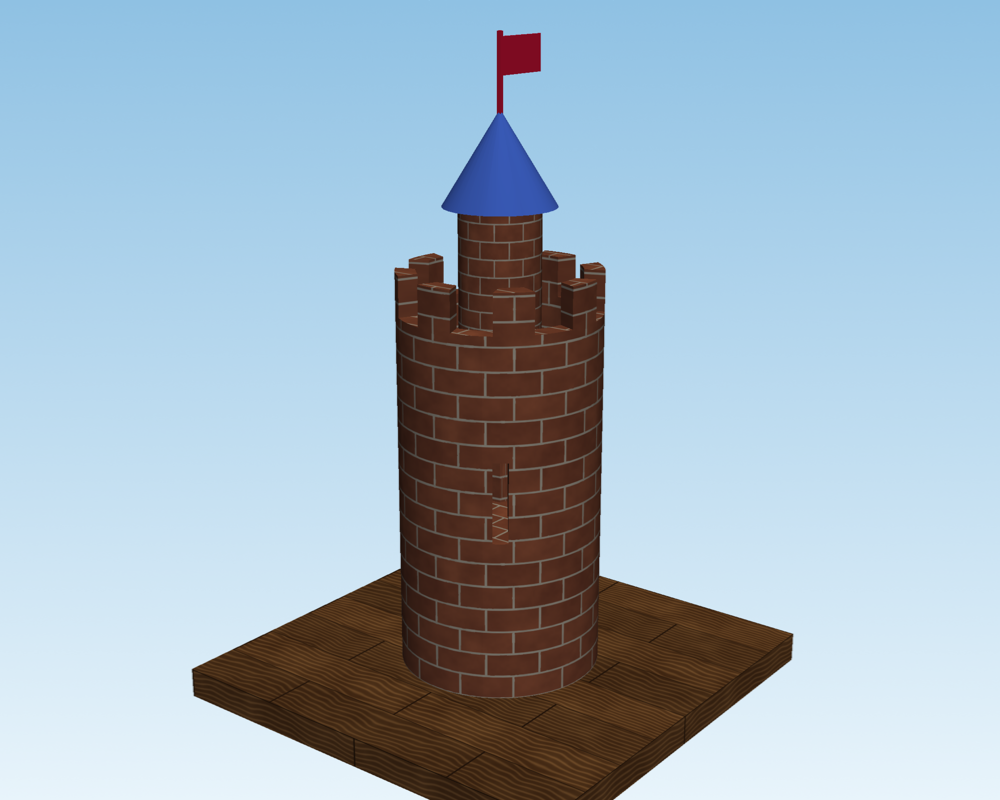

Recreate this plot in Python.
"""A castle tower textured with PNG images (bricks and wood planks).

Booleans in a loop carve the battlements and arrow slits; `Scene.add`
wraps each part in an image file from `textures/`.
"""

from pathlib import Path

from csgpy import box, cone, cylinder
from csgpy.pyvista import Scene

HERE = Path(__file__).parent
TEXTURES = HERE / "textures"

# A round tower, hollowed out at the top.
tower = cylinder(10, 40, segments=64) - cylinder(8, 20, segments=64).translate(0, 0, 32)
for i in range(8):  # battlements: 8 notches round the rim
    tower = tower - box(4, 12, 6).translate(-2, 0, 36).rotate(0, 0, i * 45 + 22.5)
for i in range(3):  # arrow slits, one facing the camera
    tower = tower - box(1.5, 12, 8).translate(-0.75, 0, 16).rotate(0, 0, i * 120 - 142)

turret = cylinder(4, 14, segments=32).translate(0, 0, 32)
roof = cone(5.5, 9, segments=32).translate(0, 0, 46)
flag = box(0.4, 0.4, 8).translate(-0.2, -0.2, 54) + box(0.2, 6, 3.5).translate(0, 0, 58)
ground = box(44, 44, 3).translate(-22, -22, -3)

scene = Scene(background=("#e8f4fb", "#8fc1e3"))
scene.add(tower, texture=TEXTURES / "bricks.png", mapping="cylinder", texture_scale=14)
scene.add(turret, texture=TEXTURES / "bricks.png", mapping="cylinder", texture_scale=10)
scene.add(ground, texture=TEXTURES / "wood.png", texture_scale=22)
scene.add(roof, color="royalblue")
scene.add(flag, color="crimson")
scene.show(camera=[(85, -110, 70), (0, 0, 27), (0, 0, 1)], screenshot=HERE / "castle.png")
